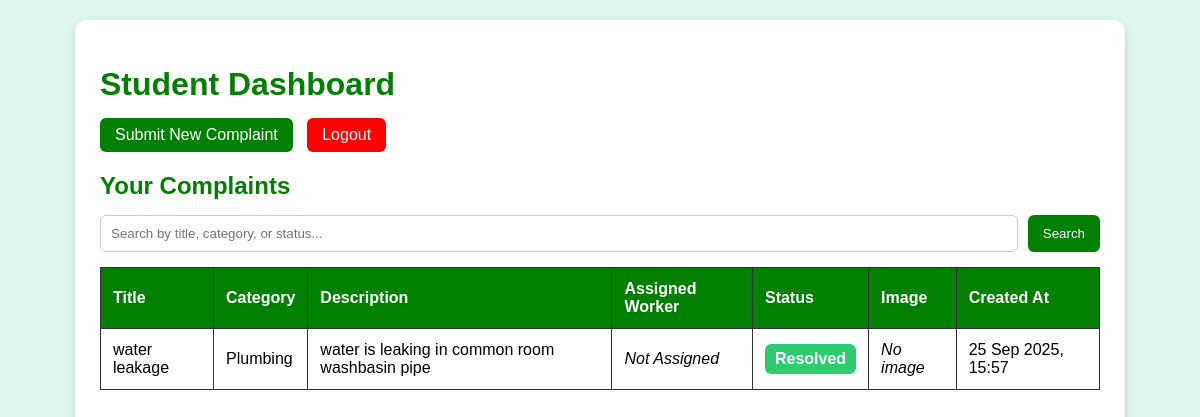
Before: /student-dashboard/ (signed in) with the older database file.
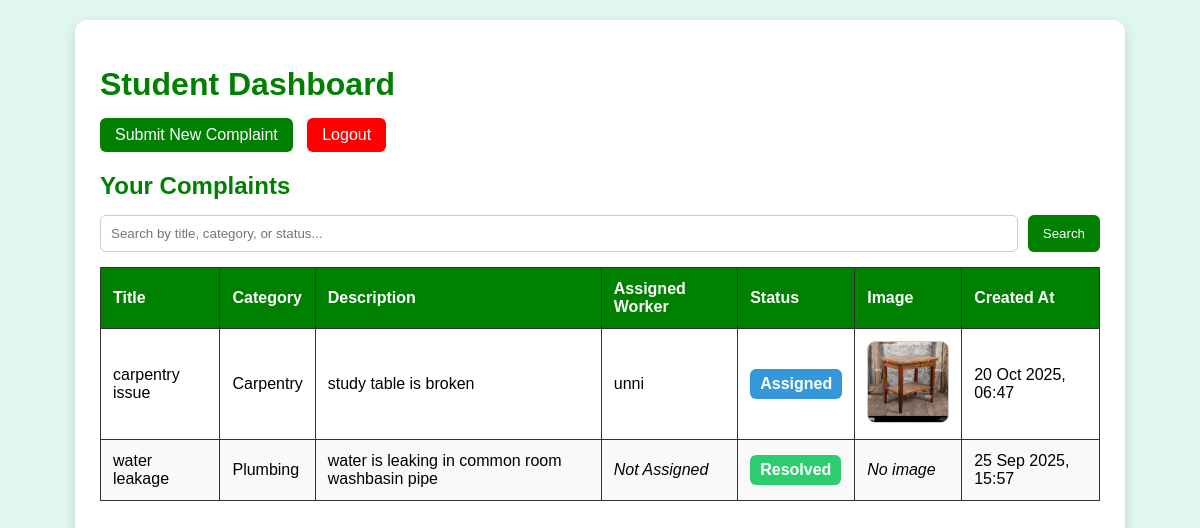
After: the same page with the newer database file.
### fixitnow/models.py (models this page shows, shortened)
class Complaint(models.Model):
    STATUS_CHOICES = [
        ('Pending', 'Pending'),
        ('Assigned', 'Assigned'),
        ('Resolved', 'Resolved'),
    ]
    user = models.ForeignKey(
        CustomUser,
        on_delete=models.CASCADE,
        related_name='student_complaints',
        limit_choices_to={'role': 'student'}
    )
    title = models.CharField(max_length=100)
    description = models.TextField()
    category = models.CharField(max_length=50, choices=CATEGORY_CHOICES, blank=True)
    status = models.CharField(max_length=20, choices=STATUS_CHOICES, default='Pending')
    assigned_worker = models.ForeignKey(
        CustomUser,
        on_delete=models.SET_NULL,
        null=True,
        blank=True,
        related_name='assigned_complaints',
        limit_choices_to={'role': 'worker'}
    )
    image = models.ImageField(upload_to='complaint_images/', blank=True, null=True)
    created_at = models.DateTimeField(auto_now_add=True)

class CustomUser(AbstractUser):
    ROLE_CHOICES = (
        ('student', 'Student'),
        ('worker', 'Worker'),
        ('admin', 'Admin'),
    )
    role = models.CharField(max_length=10, choices=ROLE_CHOICES, default='student')

### fixitnow/views.py (the view)
# urls.py: path("student-dashboard/", views.student_dashboard, name="student_dashboard"),
@login_required(login_url="login")
def student_dashboard(request):
    if request.user.role != 'student':
        return HttpResponseForbidden("You are not authorized to view this page.")
    student_profile = getattr(request.user, 'studentprofile', None)
    complaints = request.user.student_complaints.all().order_by("-created_at")
    return render(request, "student_dashboard.html", {
        "complaints": complaints,
        "profile": student_profile
    })

### templates/student_dashboard.html (shortened to what this page needs)
{% load static %}
<!DOCTYPE html>
<html lang="en">
<head>
</head>
<body>
  <div class="dashboard">
    <h1>Student Dashboard</h1>
    <a href="{% url 'submit_complaint' %}" class="btn">Submit New Complaint</a>
    <a href="{% url 'logout' %}" class="btn btn-logout">Logout</a>
    <h2>Your Complaints</h2>
    <form method="GET" action="" class="search-bar">
        <input type="text" name="q" placeholder="Search by title, category, or status..." value="{{ request.GET.q }}">
        <button type="submit">Search</button>
    </form>
    {% if complaints %}
      <table>
        <thead>
          <tr>
            <th>Title</th>
            <th>Category</th>
            <th>Description</th>
            <th>Assigned Worker</th>
            <th>Status</th>
            <th>Image</th>
            <th>Created At</th>
          </tr>
        </thead>
        <tbody>
          {% for complaint in complaints %}
          <tr>
            <td>{{ complaint.title }}</td>
            <td>{{ complaint.category }}</td>
            <td>{{ complaint.description }}</td>
            <td>
              {% if complaint.assigned_worker %}
                {{ complaint.assigned_worker.username }}
              {% else %}
                <em>Not Assigned</em>
              {% endif %}
            </td>
            <td>
              <span class="status-badge status-{{ complaint.status }}">
                {{ complaint.status }}
              </span>
            </td>
            <td>
              {% if complaint.image %}
                <img src="{{ complaint.image.url }}" class="complaint-img" alt="Complaint Image">
              {% else %}
                <em>No image</em>
              {% endif %}
            </td>
            <td>{{ complaint.created_at|date:"d M Y, H:i" }}</td>
          </tr>
          {% endfor %}
        </tbody>
      </table>
    {% else %}
      <p>You have not submitted any complaints yet.</p>
    {% endif %}
  </div>
</body>
</html>

### templates/student_dashboard.html (style rules this page uses)
body { font-family: Arial, sans-serif; background: #e0f7ef; margin: 0; padding: 20px; display: flex; justify-content: center; min-height: 100vh; }
.dashboard { background: white; border-radius: 12px; padding: 25px; max-width: 1000px; width: 100%; box-shadow: 0px 4px 12px rgba(0,0,0,0.15); position: relative; z-index: 1; }
h1, h2 { color: green; margin-bottom: 15px; }
.btn { display: inline-block; padding: 8px 15px; background: green; color: white; border-radius: 6px; text-decoration: none; margin-right: 10px; transition: background 0.3s; }
.btn-logout { background: red; }
.search-bar { margin-top: 15px; margin-bottom: 15px; display: flex; gap: 10px; }
.search-bar input { flex: 1; padding: 10px; border: 1px solid #ccc; border-radius: 6px; }
.search-bar button { padding: 10px 15px; background: green; color: white; border: none; border-radius: 6px; cursor: pointer; transition: 0.3s; }
table { width: 100%; border-collapse: collapse; margin-top: 15px; }
th, td { border: 1px solid #333; padding: 12px; text-align: left; }
th { background: green; color: white; }
tr:nth-child(even) { background: #f9f9f9; }
.status-badge { padding: 6px 10px; border-radius: 6px; color: white; font-weight: bold; display: inline-block; }
.status-Assigned { background: #3498db; }
.status-Resolved { background: #2ecc71; }
img.complaint-img { width: 80px; height: 80px; object-fit: cover; border-radius: 8px; border: 1px solid #ccc; }

Changed rows visible on the page:
added Complaint: title "carpentry issue", category "Carpentry", description "study table is broken", assigned_worker.username "unni", status "Assigned", image (picture), created_at "20 Oct 2025, 06:47"
